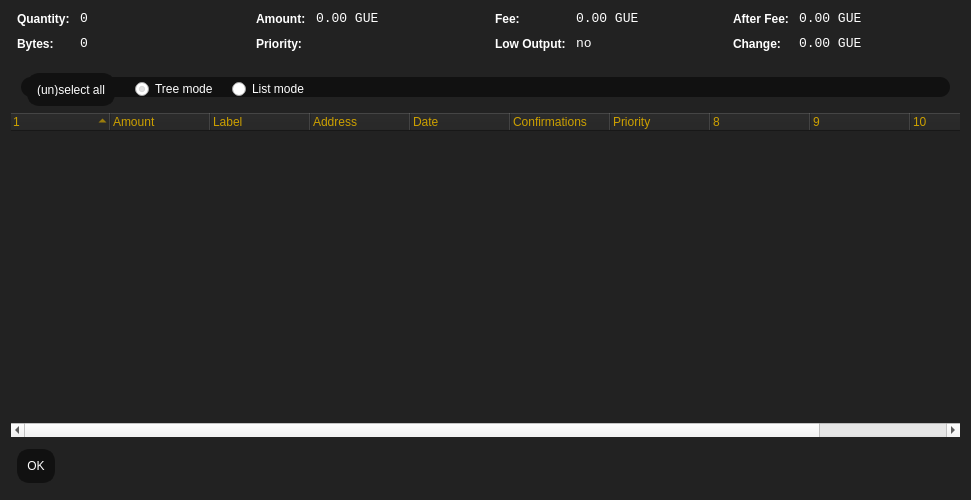
<?xml version="1.0" encoding="UTF-8"?>
<ui version="4.0">
 <class>CoinControlDialog</class>
 <widget class="QDialog" name="CoinControlDialog">
  <property name="geometry">
   <rect>
    <x>0</x>
    <y>0</y>
    <width>971</width>
    <height>500</height>
   </rect>
  </property>
  <property name="windowTitle">
   <string>Coin Control</string>
  </property>
  <property name="styleSheet">
   <string notr="true">QRadioButton {
	color: white;
}
QTreeView {
	background-color: #111;
	alternate-background-color: #222;
	selection-background-color: #cca000;
}

QTreeView::item {
	background-color: #222;
}

QTreeView::item::selected {
	background-color: #cca000;
}

QTreeView::branch::closed {
	color: #ccc;
}

QTreeView::branch::open {
	color: #cca000;
}

QDialog, QFrame {
	color: white;
	background-color: #222;
	border: none;
}

QLabel {
	background-color: transparent;
}

QCheckBox {
    color: white;
}

QFrame#central { background-color: #222; border: none }
QFrame#frame, QFrame#frame_2, QFrame#frame_3 {
	background-color: #111;
	border-style: plain;
	border-width: 20px;
	border-radius: 20px;
	border-color: #111;
	min-width: 10em;
	padding: 6px;
}
QLabel[openExternalLinks=true], QHeaderView { color: #cca000 }
QLabel[openExternalLinks=false] { color: white; font-weight: normal }
QPushButton, QToolButton {
	border: 4px solid #111;
	border-radius: 12px;
	background-color: #111;
	color: white;
	padding: 6px;
	margin: 6px;
}
QPushButton:pressed, QToolButton:checked {
	color: #cca000;
}
QPushButton:pressed, QToolButton:pressed {
	border-color: #cca000;
	color: #cca000;
}
QPushButton:disabled, QToolButton:disabled {
	color: #444;
	background-color: #222;
}


#scrollAreaWidgetContents QToolButton {
	border-radius: 8px;
	border-width: 0px;
}

QComboBox::drop-down {
	border-width: 0;
	border-style: none;
	background-color: #111;
	color: white;
}

QTableView {
	background: #111;
	color: white;
	border-style: none;
	selection-background-color: #cca000;
    alternate-background-color: #222;
	selection-color: #111;
	border: 0px solid black;
}

QHeaderView { color: #cca000; background-color: #111; background-image: none; }
QHeaderView::section { color: #cca000; background-color: #222; }
QHeaderView::section:checked { background-color: #111; }

QTabWidget {
	background: #111;
}

 QTabWidget::pane {
     border-top: 2px solid #111;
     border: 4px solid #111;
     border-bottom-left-radius: 8px;
     border-bottom-right-radius: 8px;
     border-top-right-radius: 8px;
	background: #111;
 }

 QTabWidget::tab-bar {
     left: 5px; /* move to the right by 5px */
 }

 /* Style the tab using the tab sub-control. Note that
     it reads QTabBar _not_ QTabWidget */
 QTabBar::tab {
     background: #111;
     border: 4px solid #222;
     border-bottom-color: #111; /* same as the pane color */
     border-top-left-radius: 4px;
     border-top-right-radius: 4px;
     min-width: 8ex;
     padding: 4px;
     color: #888;
 }

 QTabBar::tab:selected, QTabBar::tab:hover {
     color: #cca000
 }

 QTabBar::tab:selected {
     border-color: #111; /* same as pane color */
     border-top-color: #cca000;
 }

 QTabBar::tab:!selected {
     margin-top: 2px; /* make non-selected tabs look smaller */
 }

 /* make use of negative margins for overlapping tabs */
 QTabBar::tab:selected {
     /* expand/overlap to the left and right by 4px */
     margin-left: -4px;
     margin-right: -4px;
 }

 QTabBar::tab:first:selected {
     margin-left: 0; /* the first selected tab has nothing to overlap with on the left */
 }

 QTabBar::tab:last:selected {
     margin-right: 0; /* the last selected tab has nothing to overlap with on the right */
 }

 QTabBar::tab:only-one {
     margin: 0; /* if there is only one tab, we don't want overlapping margins */
 }
</string>
  </property>
  <layout class="QVBoxLayout" name="verticalLayout">
   <item>
    <layout class="QHBoxLayout" name="horizontalLayoutTop" stretch="0,0,0,0">
     <property name="topMargin">
      <number>0</number>
     </property>
     <property name="bottomMargin">
      <number>10</number>
     </property>
     <item>
      <layout class="QFormLayout" name="formLayoutCoinControl1">
       <property name="horizontalSpacing">
        <number>10</number>
       </property>
       <property name="verticalSpacing">
        <number>10</number>
       </property>
       <property name="leftMargin">
        <number>6</number>
       </property>
       <property name="rightMargin">
        <number>6</number>
       </property>
       <item row="0" column="0">
        <widget class="QLabel" name="labelCoinControlQuantityText">
         <property name="styleSheet">
          <string notr="true">font-weight:bold;</string>
         </property>
         <property name="text">
          <string>Quantity:</string>
         </property>
        </widget>
       </item>
       <item row="0" column="1">
        <widget class="QLabel" name="labelCoinControlQuantity">
         <property name="font">
          <font>
           <family>Monospace</family>
           <pointsize>10</pointsize>
          </font>
         </property>
         <property name="cursor">
          <cursorShape>IBeamCursor</cursorShape>
         </property>
         <property name="contextMenuPolicy">
          <enum>Qt::ActionsContextMenu</enum>
         </property>
         <property name="text">
          <string notr="true">0</string>
         </property>
         <property name="textInteractionFlags">
          <set>Qt::LinksAccessibleByMouse|Qt::TextSelectableByKeyboard|Qt::TextSelectableByMouse</set>
         </property>
        </widget>
       </item>
       <item row="1" column="0">
        <widget class="QLabel" name="labelCoinControlBytesText">
         <property name="styleSheet">
          <string notr="true">font-weight:bold;</string>
         </property>
         <property name="text">
          <string>Bytes:</string>
         </property>
        </widget>
       </item>
       <item row="1" column="1">
        <widget class="QLabel" name="labelCoinControlBytes">
         <property name="font">
          <font>
           <family>Monospace</family>
           <pointsize>10</pointsize>
          </font>
         </property>
         <property name="cursor">
          <cursorShape>IBeamCursor</cursorShape>
         </property>
         <property name="contextMenuPolicy">
          <enum>Qt::ActionsContextMenu</enum>
         </property>
         <property name="text">
          <string notr="true">0</string>
         </property>
         <property name="textInteractionFlags">
          <set>Qt::LinksAccessibleByMouse|Qt::TextSelectableByKeyboard|Qt::TextSelectableByMouse</set>
         </property>
        </widget>
       </item>
      </layout>
     </item>
     <item>
      <layout class="QFormLayout" name="formLayoutCoinControl2">
       <property name="horizontalSpacing">
        <number>10</number>
       </property>
       <property name="verticalSpacing">
        <number>10</number>
       </property>
       <property name="leftMargin">
        <number>6</number>
       </property>
       <property name="rightMargin">
        <number>6</number>
       </property>
       <item row="0" column="0">
        <widget class="QLabel" name="labelCoinControlAmountText">
         <property name="styleSheet">
          <string notr="true">font-weight:bold;</string>
         </property>
         <property name="text">
          <string>Amount:</string>
         </property>
        </widget>
       </item>
       <item row="0" column="1">
        <widget class="QLabel" name="labelCoinControlAmount">
         <property name="font">
          <font>
           <family>Monospace</family>
           <pointsize>10</pointsize>
          </font>
         </property>
         <property name="cursor">
          <cursorShape>IBeamCursor</cursorShape>
         </property>
         <property name="contextMenuPolicy">
          <enum>Qt::ActionsContextMenu</enum>
         </property>
         <property name="text">
          <string notr="true">0.00 GUE</string>
         </property>
         <property name="textInteractionFlags">
          <set>Qt::LinksAccessibleByMouse|Qt::TextSelectableByKeyboard|Qt::TextSelectableByMouse</set>
         </property>
        </widget>
       </item>
       <item row="1" column="0">
        <widget class="QLabel" name="labelCoinControlPriorityText">
         <property name="styleSheet">
          <string notr="true">font-weight:bold;</string>
         </property>
         <property name="text">
          <string>Priority:</string>
         </property>
        </widget>
       </item>
       <item row="1" column="1">
        <widget class="QLabel" name="labelCoinControlPriority">
         <property name="font">
          <font>
           <family>Monospace</family>
           <pointsize>10</pointsize>
          </font>
         </property>
         <property name="cursor">
          <cursorShape>IBeamCursor</cursorShape>
         </property>
         <property name="contextMenuPolicy">
          <enum>Qt::ActionsContextMenu</enum>
         </property>
         <property name="text">
          <string/>
         </property>
         <property name="textInteractionFlags">
          <set>Qt::LinksAccessibleByMouse|Qt::TextSelectableByKeyboard|Qt::TextSelectableByMouse</set>
         </property>
        </widget>
       </item>
      </layout>
     </item>
     <item>
      <layout class="QFormLayout" name="formLayoutCoinControl3">
       <property name="horizontalSpacing">
        <number>10</number>
       </property>
       <property name="verticalSpacing">
        <number>10</number>
       </property>
       <property name="leftMargin">
        <number>6</number>
       </property>
       <property name="rightMargin">
        <number>6</number>
       </property>
       <item row="0" column="0">
        <widget class="QLabel" name="labelCoinControlFeeText">
         <property name="styleSheet">
          <string notr="true">font-weight:bold;</string>
         </property>
         <property name="text">
          <string>Fee:</string>
         </property>
        </widget>
       </item>
       <item row="0" column="1">
        <widget class="QLabel" name="labelCoinControlFee">
         <property name="font">
          <font>
           <family>Monospace</family>
           <pointsize>10</pointsize>
          </font>
         </property>
         <property name="cursor">
          <cursorShape>IBeamCursor</cursorShape>
         </property>
         <property name="contextMenuPolicy">
          <enum>Qt::ActionsContextMenu</enum>
         </property>
         <property name="text">
          <string notr="true">0.00 GUE</string>
         </property>
         <property name="textInteractionFlags">
          <set>Qt::LinksAccessibleByMouse|Qt::TextSelectableByKeyboard|Qt::TextSelectableByMouse</set>
         </property>
        </widget>
       </item>
       <item row="1" column="0">
        <widget class="QLabel" name="labelCoinControlLowOutputText">
         <property name="enabled">
          <bool>false</bool>
         </property>
         <property name="styleSheet">
          <string notr="true">font-weight:bold;</string>
         </property>
         <property name="text">
          <string>Low Output:</string>
         </property>
        </widget>
       </item>
       <item row="1" column="1">
        <widget class="QLabel" name="labelCoinControlLowOutput">
         <property name="enabled">
          <bool>false</bool>
         </property>
         <property name="font">
          <font>
           <family>Monospace</family>
           <pointsize>10</pointsize>
          </font>
         </property>
         <property name="cursor">
          <cursorShape>IBeamCursor</cursorShape>
         </property>
         <property name="contextMenuPolicy">
          <enum>Qt::ActionsContextMenu</enum>
         </property>
         <property name="text">
          <string notr="true">no</string>
         </property>
         <property name="textInteractionFlags">
          <set>Qt::LinksAccessibleByMouse|Qt::TextSelectableByKeyboard|Qt::TextSelectableByMouse</set>
         </property>
        </widget>
       </item>
      </layout>
     </item>
     <item>
      <layout class="QFormLayout" name="formLayoutCoinControl4">
       <property name="horizontalSpacing">
        <number>10</number>
       </property>
       <property name="verticalSpacing">
        <number>10</number>
       </property>
       <property name="leftMargin">
        <number>6</number>
       </property>
       <property name="rightMargin">
        <number>6</number>
       </property>
       <item row="0" column="0">
        <widget class="QLabel" name="labelCoinControlAfterFeeText">
         <property name="styleSheet">
          <string notr="true">font-weight:bold;</string>
         </property>
         <property name="text">
          <string>After Fee:</string>
         </property>
        </widget>
       </item>
       <item row="0" column="1">
        <widget class="QLabel" name="labelCoinControlAfterFee">
         <property name="font">
          <font>
           <family>Monospace</family>
           <pointsize>10</pointsize>
          </font>
         </property>
         <property name="cursor">
          <cursorShape>IBeamCursor</cursorShape>
         </property>
         <property name="contextMenuPolicy">
          <enum>Qt::ActionsContextMenu</enum>
         </property>
         <property name="text">
          <string notr="true">0.00 GUE</string>
         </property>
         <property name="textInteractionFlags">
          <set>Qt::LinksAccessibleByMouse|Qt::TextSelectableByKeyboard|Qt::TextSelectableByMouse</set>
         </property>
        </widget>
       </item>
       <item row="1" column="0">
        <widget class="QLabel" name="labelCoinControlChangeText">
         <property name="enabled">
          <bool>false</bool>
         </property>
         <property name="styleSheet">
          <string notr="true">font-weight:bold;</string>
         </property>
         <property name="text">
          <string>Change:</string>
         </property>
        </widget>
       </item>
       <item row="1" column="1">
        <widget class="QLabel" name="labelCoinControlChange">
         <property name="enabled">
          <bool>false</bool>
         </property>
         <property name="font">
          <font>
           <family>Monospace</family>
           <pointsize>10</pointsize>
          </font>
         </property>
         <property name="cursor">
          <cursorShape>IBeamCursor</cursorShape>
         </property>
         <property name="contextMenuPolicy">
          <enum>Qt::ActionsContextMenu</enum>
         </property>
         <property name="text">
          <string notr="true">0.00 GUE</string>
         </property>
         <property name="textInteractionFlags">
          <set>Qt::LinksAccessibleByMouse|Qt::TextSelectableByKeyboard|Qt::TextSelectableByMouse</set>
         </property>
        </widget>
       </item>
      </layout>
     </item>
    </layout>
   </item>
   <item>
    <widget class="QFrame" name="frame">
     <property name="minimumSize">
      <size>
       <width>182</width>
       <height>40</height>
      </size>
     </property>
     <property name="frameShape">
      <enum>QFrame::StyledPanel</enum>
     </property>
     <property name="frameShadow">
      <enum>QFrame::Sunken</enum>
     </property>
     <widget class="QWidget" name="horizontalLayoutWidget">
      <property name="geometry">
       <rect>
        <x>10</x>
        <y>0</y>
        <width>781</width>
        <height>45</height>
       </rect>
      </property>
      <layout class="QHBoxLayout" name="horizontalLayoutPanel" stretch="0,0,0,0">
       <property name="spacing">
        <number>14</number>
       </property>
       <item>
        <widget class="QPushButton" name="pushButtonSelectAll">
         <property name="sizePolicy">
          <sizepolicy hsizetype="Maximum" vsizetype="Fixed">
           <horstretch>0</horstretch>
           <verstretch>0</verstretch>
          </sizepolicy>
         </property>
         <property name="text">
          <string>(un)select all</string>
         </property>
        </widget>
       </item>
       <item>
        <widget class="QRadioButton" name="radioTreeMode">
         <property name="sizePolicy">
          <sizepolicy hsizetype="Maximum" vsizetype="Fixed">
           <horstretch>0</horstretch>
           <verstretch>0</verstretch>
          </sizepolicy>
         </property>
         <property name="text">
          <string>Tree mode</string>
         </property>
         <property name="checked">
          <bool>true</bool>
         </property>
        </widget>
       </item>
       <item>
        <widget class="QRadioButton" name="radioListMode">
         <property name="sizePolicy">
          <sizepolicy hsizetype="Maximum" vsizetype="Fixed">
           <horstretch>0</horstretch>
           <verstretch>0</verstretch>
          </sizepolicy>
         </property>
         <property name="text">
          <string>List mode</string>
         </property>
        </widget>
       </item>
       <item>
        <spacer name="horizontalSpacer">
         <property name="orientation">
          <enum>Qt::Horizontal</enum>
         </property>
         <property name="sizeHint" stdset="0">
          <size>
           <width>40</width>
           <height>20</height>
          </size>
         </property>
        </spacer>
       </item>
      </layout>
     </widget>
    </widget>
   </item>
   <item>
    <widget class="CoinControlTreeWidget" name="treeWidget">
     <property name="contextMenuPolicy">
      <enum>Qt::CustomContextMenu</enum>
     </property>
     <property name="styleSheet">
      <string notr="true"/>
     </property>
     <property name="sortingEnabled">
      <bool>false</bool>
     </property>
     <property name="columnCount">
      <number>11</number>
     </property>
     <attribute name="headerShowSortIndicator" stdset="0">
      <bool>true</bool>
     </attribute>
     <attribute name="headerStretchLastSection">
      <bool>false</bool>
     </attribute>
     <column>
      <property name="text">
       <string/>
      </property>
     </column>
     <column>
      <property name="text">
       <string>Amount</string>
      </property>
     </column>
     <column>
      <property name="text">
       <string>Label</string>
      </property>
     </column>
     <column>
      <property name="text">
       <string>Address</string>
      </property>
     </column>
     <column>
      <property name="text">
       <string>Date</string>
      </property>
     </column>
     <column>
      <property name="text">
       <string>Confirmations</string>
      </property>
      <property name="toolTip">
       <string>Confirmed</string>
      </property>
     </column>
     <column>
      <property name="text">
       <string>Priority</string>
      </property>
     </column>
     <column>
      <property name="text">
       <string/>
      </property>
     </column>
     <column>
      <property name="text">
       <string/>
      </property>
     </column>
     <column>
      <property name="text">
       <string/>
      </property>
     </column>
     <column>
      <property name="text">
       <string/>
      </property>
     </column>
    </widget>
   </item>
   <item>
    <widget class="QDialogButtonBox" name="buttonBox">
     <property name="sizePolicy">
      <sizepolicy hsizetype="Maximum" vsizetype="Fixed">
       <horstretch>0</horstretch>
       <verstretch>0</verstretch>
      </sizepolicy>
     </property>
     <property name="orientation">
      <enum>Qt::Horizontal</enum>
     </property>
     <property name="standardButtons">
      <set>QDialogButtonBox::Ok</set>
     </property>
    </widget>
   </item>
  </layout>
 </widget>
 <customwidgets>
  <customwidget>
   <class>CoinControlTreeWidget</class>
   <extends>QTreeWidget</extends>
   <header>coincontroltreewidget.h</header>
  </customwidget>
 </customwidgets>
 <resources/>
 <connections/>
</ui>
